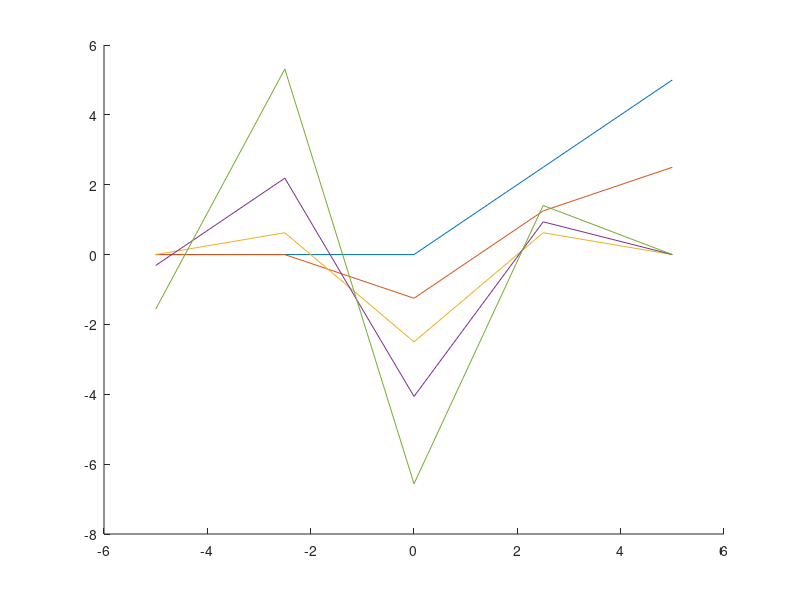

Write MATLAB code to recreate this figure. (Note: this script raises an error after producing the figure.)
% Solving transport equation using forward space forward time method
function forward()
clear all
close all
nx = 5;
nt = 10;
xa = -5;
xb = 5;
ta = 0;
tb = 10;
dx = (xb - xa)/nx;
dt = (tb - ta)/nt;
lambda = dt/dx
x = linspace(xa, xb, nx);
t = linspace(ta, tb, nt);

unot = zeros(1, nx);
k = find(x<0);
unot(k)= 0;
k = find(0<x);
unot(k) =   x(k);

%plot (x, unot)

hold all
v = zeros(nt, nx);
v(1,:)=unot;
%v(:,nx)= 0;
plot(x,v(1,:))
for n =2:nt
	
	for i =1:nx-1
		v(n,i)=v(n-1,i) - lambda * (v(n-1,i+1) - v(n-1,i));
	end
	v(n,nx)=unot(nx - dt *(n-1));
	%v
	if(n<=10)
	plot(x,v(n,:))
	end
end
%v(2,:);


plot(x,v(nt,:))
axis([-5 5 -10 10])
